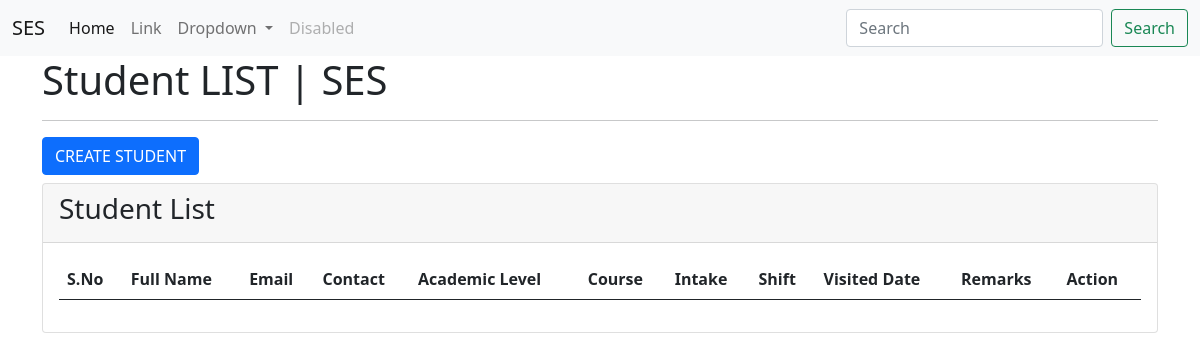
Page /ses/students/ on the earlier database version.
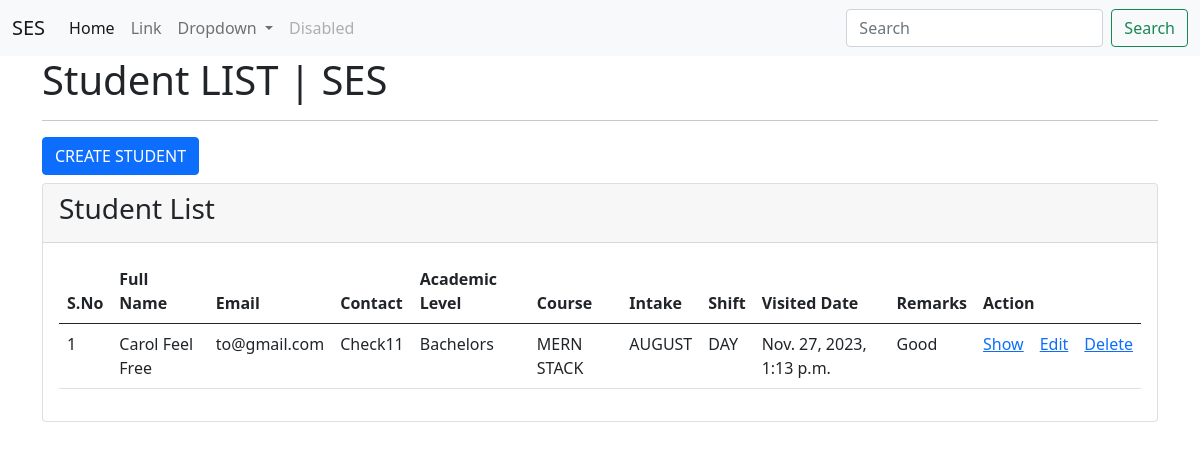
Same page on the later database version.
### studentMgmtApp/models.py (models this page shows, shortened)
class Student(models.Model):
    first_name = models.CharField(max_length=100)
    middle_name = models.CharField(max_length=100, null=True, blank=True)
    last_name = models.CharField(max_length=100)
    email = models.EmailField()
    contact = models.CharField(max_length=100)
    gender = models.CharField(max_length=100)
    blood_group = models.CharField(max_length=100)
    academic_level = models.CharField(max_length=200)
    academic_status = models.CharField(max_length=100)
    academic_org = models.CharField(max_length=200)
    academic_score = models.CharField(max_length=200, null=True, blank=True)
    course = models.ForeignKey(Course, on_delete=models.CASCADE)
    intake = models.CharField(max_length=200, null=True, blank=True)
    shift = models.CharField(max_length=100, null=True, blank=True)
    remarks = models.CharField(max_length=200)
    visited_at = models.DateTimeField(default=datetime.now())
    class Meta:
        db_table = "app_students"

class Course(models.Model):
    title = models.CharField(max_length=200)
    code = models.CharField(max_length=20)
    def __str__(self):
        return self.title
    class Meta:
        db_table = "app_courses"

### studentMgmtApp/views.py (the view)
# urls.py: path("students/", views.student_index, name="students.index"),
def student_index(request):
    std_list = Student.objects.all()
    context = {"std_list": std_list}
    return render(request, "students/index.html", context)

### studentMgmtApp/templates/students/index.html (shortened to what this page needs)
{% extends "layouts/base.html" %}
{% load static %}
{% block custom_css %}
<link rel="stylesheet" href="{% static 'css/style.css' %}">
{% endblock %}
{% block body_content %}
<div class="container">
    <h1>Student LIST | SES</h1>
    <hr>
    <a href="{% url 'students.create' %}" class="btn btn-primary mb-2">CREATE STUDENT</a>
    <div class="card">
        <div class="card-header">
            <h3>Student List</h3>
        </div>
        <div class="card-body">
            <table class="table table-hover">
                <thead>
                    <tr>
                        <th>S.No</th>
                        <th>Full Name</th>
                        <th>Email</th>
                        <th>Contact</th>
                        <th>Academic Level</th>
                        <th>Course</th>
                        <th>Intake</th>
                        <th>Shift</th>
                        <th>Visited Date</th>
                        <th>Remarks</th>
                        <th colspan="3">Action</th>
                    </tr>
                </thead>
                <tbody>
                    {% for val in std_list %}
                    <tr>
                        <td>{{ forloop.counter }}</td>
                        <td>{{ val.first_name }} {{ val.middle_name }} {{ val.last_name }}</td>
                        <td>{{ val.email }}</td>
                        <td>{{ val.contact }}</td>
                        <td>{{ val.academic_level }}</td>
                        <td>{{ val.course }}</td>
                        <td>{{ val.intake }}</td>
                        <td>{{ val.shift }}</td>
                        <td>{{ val.visited_at }}</td>
                        <td>{{ val.remarks }}</td>
                        <td><a href="{% url 'students.show' val.id %}">Show</a></td>
                        <td><a href="{% url 'students.edit' val.id %}">Edit</a></td>
                        <td><a href="{% url 'students.delete' val.id %}">Delete</a></td>
                    </tr>
                    {% endfor %}
                </tbody>
            </table>
        </div>
    </div>
</div>
{% endblock %}

Differences in the rows shown:
added Student: first_name "Carol", middle_name "Feel", last_name "Free", email "to@gmail.com", contact "Check11", academic_level "Bachelors", course "MERN STACK", intake "AUGUST", shift "DAY", visited_at "Nov. 27, 2023, 1:13 p.m.", remarks "Good"
